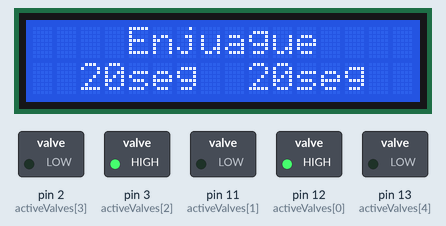
The sketch below on a simulated Arduino Pro Mini, built with avr-gcc and run on an emulated ATmega328P. Parts: 16×2 character LCD, switched loads named in the sketch (green lamp = pin HIGH). EEPROM starts erased; what the sketch prints to the serial monitor is not drawn.

Above: at 0.7 s.
At 10.7 s:
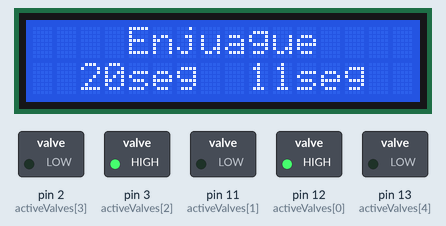
At 21.7 s:
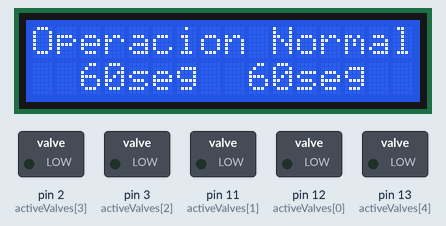
At 38.7 s:
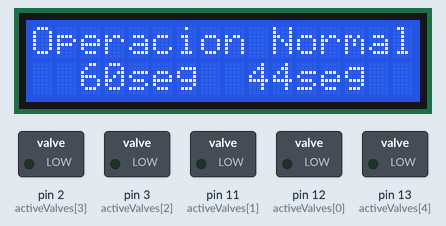
Timing chart, 0 to 40.0 s (numbered marks = the images above):
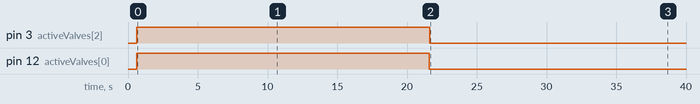

Measured:
- by itself, pin 3 (activeValves[2]): LOW → HIGH at 0.64 s, → LOW 21.0 s later
- by itself, pin 12 (activeValves[0]): LOW → HIGH at 0.61 s, → LOW 21.0 s later
- what the display in image 0 shows lasts 2.0 s, from 0.7 s to 2.7 s
- what the display in image 1 shows lasts 1.0 s, from 10.6 s to 11.6 s

The sketch:

ltav.ino
```cpp
 /* HOH S.A.S. */
 /* 23 Mar 2017 */
 /* Arduino Pro Mini */
 /* Simple ultrafiltering plant automatization */

 /* LCD RS pin to digital pin 8
 *  LCD Enable pin to digital pin 9
 *  LCD D4 pin to digital pin 4
 *  LCD D5 pin to digital pin 5
 *  LCD D6 pin to digital pin 6
 *  LCD D7 pin to digital pin 7
 *
 *  VeUf - NO - pin 13
 *  Vci  - NC - pin 2
 *  Vcs  - NC - pin 3
 *  Vrt  - NC - pin 11
 *  VsUf - NO - pin 12
 *
 *  time_input - pot - pin A0 */

#include <EEPROM.h>
#include <LiquidCrystal.h>

unsigned long ff_time = 20000;
unsigned long no_time = 60000;
unsigned long bwt_fill_time = 10000;
unsigned long dr_time = 10000;
unsigned long bw_time = 20000;

//        Active Valves:      VsUf  Vrt  Vcs  Vci  VeUf
const int activeValves[5] = {  12,   11,  3,   2,   13   };

//        Valves counter:         VsUf  Vrt  Vcs  Vci  VeUf
unsigned long valveCounter[5] = {  0,    0,   0,   0,   0  };

char* nameValves[6] = {"VsUf", "Vrt", "Vcs", "Vci", "VeUf"};

LiquidCrystal lcd(8, 9, 4, 5, 6, 7); //(12, 11, 5, 4, 3, 2);

void setup() {
  Serial.begin(9600);
  Serial.println("**** Valor inicial ****");
  for(int j=0; j<5; j++){
    pinMode(activeValves[j], OUTPUT);
    valveCounter[j] = EEPROMReadlong(j*4);
    Serial.print(nameValves[j]);
    Serial.print(": ");
    Serial.println(valveCounter[j]);
  }
  lcd.begin(16, 2);
  Serial.println("***********************");
  delay(500);
}

void loop() {
  steps();
}

void steps(){
  for (int steps=0; steps<5; steps++){
    valve_on(steps);
  }
}

void valve_on(int steps){
  switch (steps){
    case 0:
      activate(0x05);
      displayStep(0);
      break;
    case 1:
      activate(0x00);
      displayStep(1);
      break;
    case 2:
      activate(0x01);
      displayStep(2);
      break;
    case 3:
      activate(0x19);
      displayStep(3);
      break;
    case 4:
      activate(0x1B);
      displayStep(4);
      break;
  }
}

void activate(byte valves){
  for (int i=0; i<5; i++){
    if (bitRead(valves, i) == 0){
      digitalWrite(activeValves[i], LOW);
    }
    else {
      digitalWrite(activeValves[i], HIGH);
      valveCounter[i]++;
    }
    EEPROMWritelong(i*4, valveCounter[i]);
    Serial.println(valveCounter[i]);
  }
  Serial.println("***********************");
}

void displayStep(int steps){
  switch (steps){
    case 0:
      lcd.clear();
      lcd.setCursor(4, 0);
      lcd.print("Enjuague");
      lcd.setCursor(2, 1);
      lcd.print(ff_time/1000);
      lcd.setCursor(4, 1);
      lcd.print("seg");
      timer(ff_time);
      break;
    case 1:
      lcd.clear();
      lcd.setCursor(0, 0);
      lcd.print("Operacion Normal");
      lcd.setCursor(2, 1);
      lcd.print(no_time/1000);
      lcd.setCursor(4, 1);
      lcd.print("seg");
      timer(no_time);
      break;
    case 2:
      lcd.clear();
      lcd.setCursor(0, 0);
      lcd.print("Llenado Tanque R");
      lcd.setCursor(2, 1);
      lcd.print(bwt_fill_time/1000);
      lcd.setCursor(4, 1);
      lcd.print("seg");
      timer(bwt_fill_time);
      break;
    case 3:
      lcd.clear();
      lcd.setCursor(5, 0);
      lcd.print("Drenado");
      lcd.setCursor(2, 1);
      lcd.print(dr_time/1000);
      lcd.setCursor(4, 1);
      lcd.print("seg");
      timer(dr_time);
      break;
    case 4:
      lcd.clear();
      lcd.setCursor(2, 0);
      lcd.print("Retrolavado");
      lcd.setCursor(2, 1);
      lcd.print(bw_time/1000);
      lcd.setCursor(4, 1);
      lcd.print("seg");
      timer(bw_time);
      break;
  }
}

void timer(unsigned long secs){
  unsigned long timing = millis();
  while (millis() - timing < secs){
    lcd.setCursor(9, 1);
    if(secs - (millis() - timing) > 9000){
      lcd.print((secs/1000) - ((millis()-timing)/1000));
    }
    else{
      lcd.print("0");
      lcd.setCursor(10, 1);
      lcd.print((secs/1000) - ((millis()-timing)/1000));
    }
    lcd.setCursor(11, 1);
    lcd.print("seg");
    delay(995);
  }
}

void EEPROMWritelong(int address, long value){
  //Decomposition from a long to 4 bytes by using bitshift.
  //One = Most significant -> Four = Least significant byte
  byte four = (value & 0xFF);
  byte three = ((value >> 8) & 0xFF);
  byte two = ((value >> 16) & 0xFF);
  byte one = ((value >> 24) & 0xFF);

  //Write the 4 bytes into the eeprom memory.
  EEPROM.write(address, four);
  EEPROM.write(address + 1, three);
  EEPROM.write(address + 2, two);
  EEPROM.write(address + 3, one);
}

long EEPROMReadlong(long address){
  //Read the 4 bytes from the eeprom memory.
  long four = EEPROM.read(address);
  long three = EEPROM.read(address + 1);
  long two = EEPROM.read(address + 2);
  long one = EEPROM.read(address + 3);

  //Return the recomposed long by using bitshift.
  return ((four << 0) & 0xFF) + ((three << 8) & 0xFFFF) + ((two << 16) & 0xFFFFFF) + ((one << 24) & 0xFFFFFFFF);
}
```
